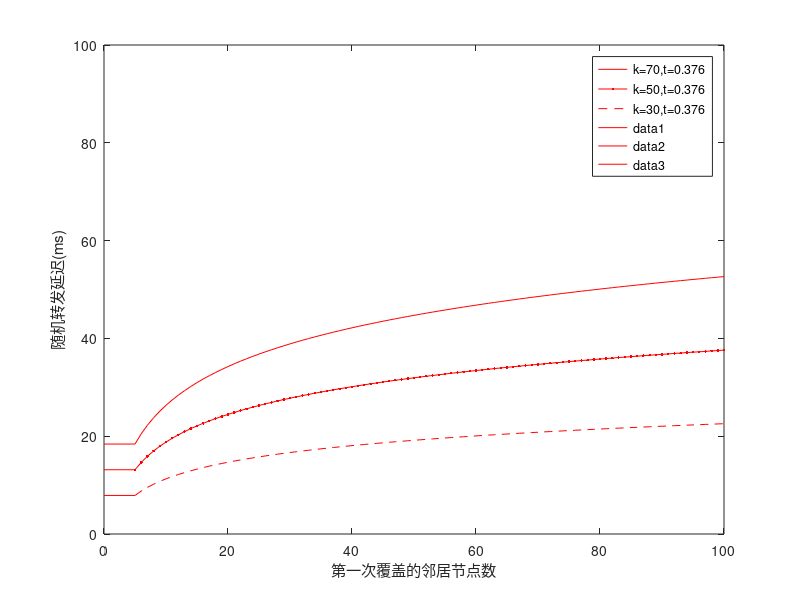

Source code (MATLAB):
x=5:1:100;
y1=70*0.376*log10(x);
plot(x,y1,'-r');
axis([0 100,0 100]);
hold on;
y1=50*0.376*log10(x);
plot(x,y1,'.-r');
hold on;
y1=30*0.376*log10(x);
plot(x,y1,'--r');
hold on;

legend('k=70,t=0.376','k=50,t=0.376','k=30,t=0.376')
axis([0 100,0 100]);
ylabel("随机转发延迟(ms)");
xlabel("第一次覆盖的邻居节点数");

y11=70*0.376*log10(5);
y12=50*0.376*log10(5);
y13=30*0.376*log10(5);


plot([0,5],[y11,y11],'-r');
plot([0,5],[y12,y12],'-r');
plot([0,5],[y13,y13],'-r');
